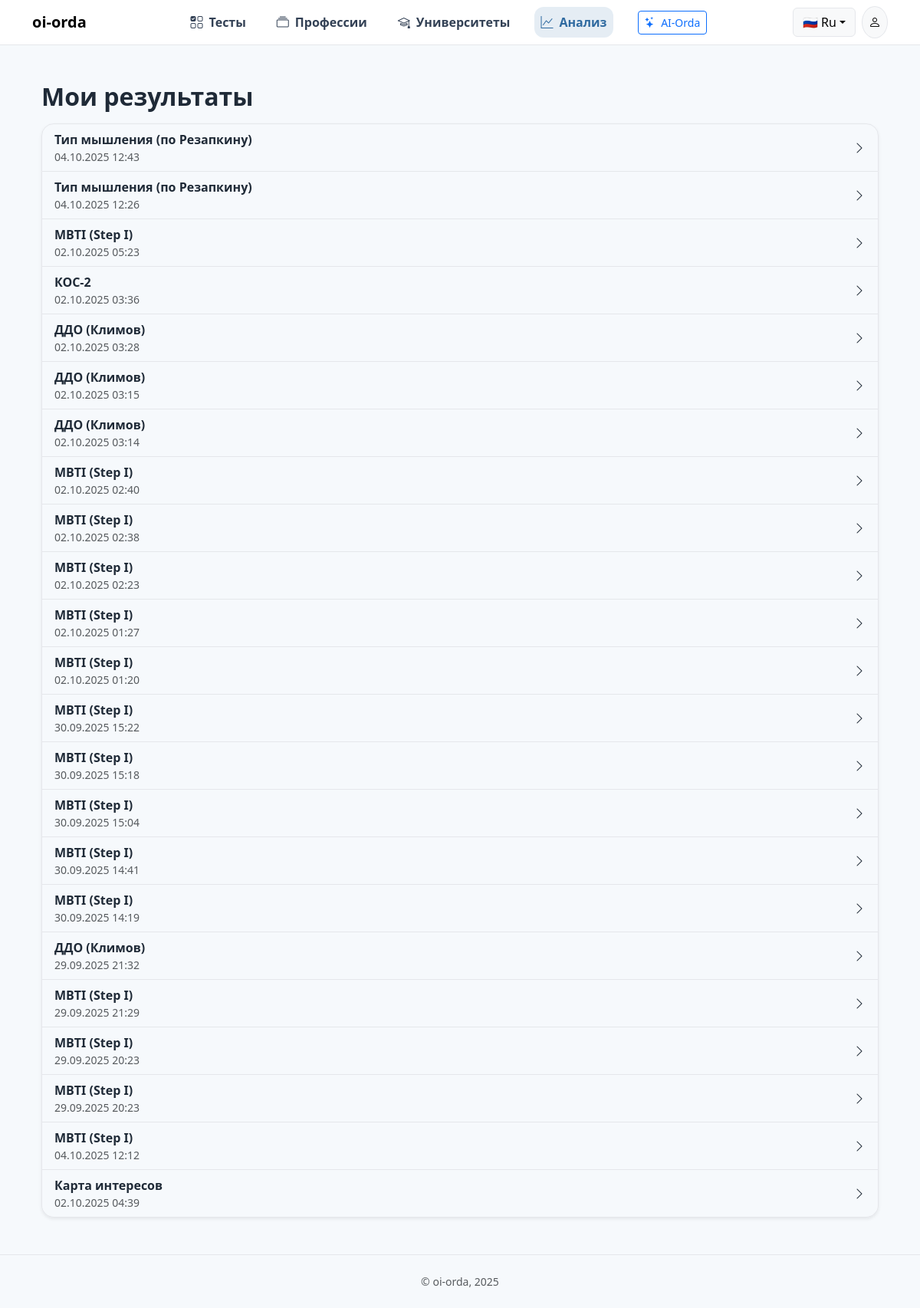
Page /student/results (signed in) on the committed database.
### models.py (models this page shows, shortened)
class Test(db.Model):
    __tablename__ = "test"
    id = db.Column(db.Integer, primary_key=True)
    slug = db.Column(db.String(64), unique=True, index=True, nullable=False)     # 'holland', 'cdi' ...
    title = db.Column(db.String(200), nullable=False)
    short_desc = db.Column(db.String(400))
    long_desc = db.Column(db.Text)                                               # «Подробнее»
    duration_min = db.Column(db.Integer, default=5)                              # время на прохождение
    image = db.Column(db.String(200))                                            # static/img/tests/<slug>.png
    confidential_student = db.Column(db.Boolean, default=False)                  # если True – ученик НЕ видит свои результаты
    active = db.Column(db.Boolean, default=True)
    questions = db.relationship("TestQuestion", backref="test", lazy=True, order_by="TestQuestion.order")
    attempts = db.relationship("TestAttempt", backref="test", lazy=True)

class TestAttempt(db.Model):
    __tablename__ = "test_attempt"
    id = db.Column(db.Integer, primary_key=True)
    test_id = db.Column(db.Integer, db.ForeignKey("test.id"), nullable=False)
    user_id = db.Column(db.Integer, db.ForeignKey("user.id"), nullable=False)    # ученик (User.id)
    status = db.Column(db.Enum("in_progress", "submitted", "expired", name="attempt_status"), default="in_progress", index=True)
    started_at = db.Column(db.DateTime, default=datetime.utcnow, nullable=False)
    finished_at = db.Column(db.DateTime)
    user = db.relationship("User")
    answers = db.relationship("TestAnswer", backref="attempt", lazy=True, cascade="all, delete-orphan")

### blueprints/student.py (the view)
@bp.get("/results")
@login_required
def my_results():
    ans_count_sq = (
        db.session.query(TestAnswer.attempt_id, func.count().label("acnt"))
        .group_by(TestAnswer.attempt_id)
        .subquery()
    )
    fin_col   = getattr(TestAttempt, "finished_at", None)
    score_col = getattr(TestAttempt, "score", None)
    q = (
        db.session.query(
            TestAttempt,
            Test,
            func.coalesce(ans_count_sq.c.acnt, 0).label("acnt")
        )
        .join(Test, Test.id == TestAttempt.test_id)
        .outerjoin(ans_count_sq, ans_count_sq.c.attempt_id == TestAttempt.id)
        .filter(TestAttempt.user_id == current_user.id)
        .filter(Test.confidential_student == False)  # noqa: E712
    )
    conds = [func.coalesce(ans_count_sq.c.acnt, 0) > 0]
    if fin_col is not None:
        conds.append(fin_col.isnot(None))
    if score_col is not None:
        conds.append(score_col.isnot(None))
    q = q.filter(or_(*conds))
    order_by = [TestAttempt.id.desc()]
    if fin_col is not None:
        order_by.insert(0, nullslast(fin_col.desc()))
    rows = q.order_by(*order_by).all()
    attempts = [r[0] for r in rows]
    return render_template("student/results.html",
                           active="analysis",
                           attempts=attempts,
                           items=rows)

### blueprints/public.py (called while the page is built)
@bp.app_context_processor
def inject_globals():
    return {
        "site_name": current_app.config.get("SITE_NAME", "oi-orda"),
    }

### blueprints/student.py (called while the page is built)
@bp.before_request
def ensure_student():
    if not current_user.is_authenticated:
        return redirect(url_for("auth.login", next=request.path))
    if getattr(current_user, "role", None) != "student":
        return redirect(url_for("public.index"))

### models.py (called while the page is built)
@login_manager.user_loader
def load_user(user_id):
    return db.session.get(User, int(user_id))

### templates/student/results.html (shortened to what this page needs)
{% extends "student/layout.html" %}
{% block student_content %}
<section class="py-4">
  <div class="container">
    <h2 class="fw-bold mb-3">Мои результаты</h2>
    {% if attempts and attempts|length %}
      <div class="list-group rounded-4 shadow-sm">
        {% for a in attempts %}
          {% set started = a.started_at if a.started_at is defined and a.started_at
                           else (a.created_at if a.created_at is defined and a.created_at
                           else (a.created if a.created is defined and a.created else none)) %}
          {% set mins = (a.duration_sec // 60) if a.duration_sec is defined and a.duration_sec is not none else none %}
          {% set ttitle = (a.test.title if a.test and a.test.title else ('Тест #' ~ a.test_id)) %}
          {% set tconf = a.test.confidential_student if a.test and (a.test.confidential_student is defined) else false %}
          <a class="list-group-item list-group-item-action d-flex justify-content-between align-items-center"
             href="{{ url_for('student.attempt_result', attempt_id=a.id) }}">
            <div class="me-3">
              <div class="fw-semibold">{{ ttitle }}</div>
              <div class="small text-body-secondary">
                {{ started.strftime('%d.%m.%Y %H:%M') if started else '—' }}
              </div>
            </div>
            <i class="bi bi-chevron-right"></i>
          </a>
        {% endfor %}
      </div>
    {% else %}
      <p class="text-body-secondary">Пока нет попыток.</p>
    {% endif %}
  </div>
</section>
{% endblock %}

### static/css/style.css (style rules this page uses)
:root,[data-bs-theme=light] { --brand-primary:#2F6AA0; --brand-secondary:#79B0C9; --brand-accent:#53C1A6; --brand-bg:#F6F9FC; --brand-surface:#FFFFFF; --brand-text:#1F2A37; --brand-border:#E5E7EB; --bs-primary: var(--brand-primary); --bs-body-bg: var(--brand-bg); --bs-body-color: var(--brand-text); --bs-border-color: var(--brand-border); }
html { scroll-behavior: smooth; }

### rows in the picture
TestAttempt: started_at "04.10.2025 12:43"
Test: title "Тип мышления (по Резапкину)"
TestAttempt: started_at "04.10.2025 12:26"
TestAttempt: started_at "02.10.2025 05:23"
Test: title "MBTI (Step I)"
TestAttempt: started_at "02.10.2025 03:36"
Test: title "КОС-2"
TestAttempt: started_at "02.10.2025 03:28"
Test: title "ДДО (Климов)"
TestAttempt: started_at "02.10.2025 03:15"
TestAttempt: started_at "02.10.2025 03:14"
TestAttempt: started_at "02.10.2025 02:40"
TestAttempt: started_at "02.10.2025 02:38"
TestAttempt: started_at "02.10.2025 02:23"
TestAttempt: started_at "02.10.2025 01:27"
TestAttempt: started_at "02.10.2025 01:20"
TestAttempt: started_at "30.09.2025 15:22"
TestAttempt: started_at "30.09.2025 15:18"
TestAttempt: started_at "30.09.2025 15:04"
TestAttempt: started_at "30.09.2025 14:41"
TestAttempt: started_at "30.09.2025 14:19"
TestAttempt: started_at "29.09.2025 21:32"
TestAttempt: started_at "29.09.2025 21:29"
TestAttempt: started_at "29.09.2025 20:23"
TestAttempt: started_at "29.09.2025 20:23"
TestAttempt: started_at "04.10.2025 12:12"
TestAttempt: started_at "02.10.2025 04:39"
Test: title "Карта интересов"

### other values in the picture
{{ site_name }} "oi-orda"
